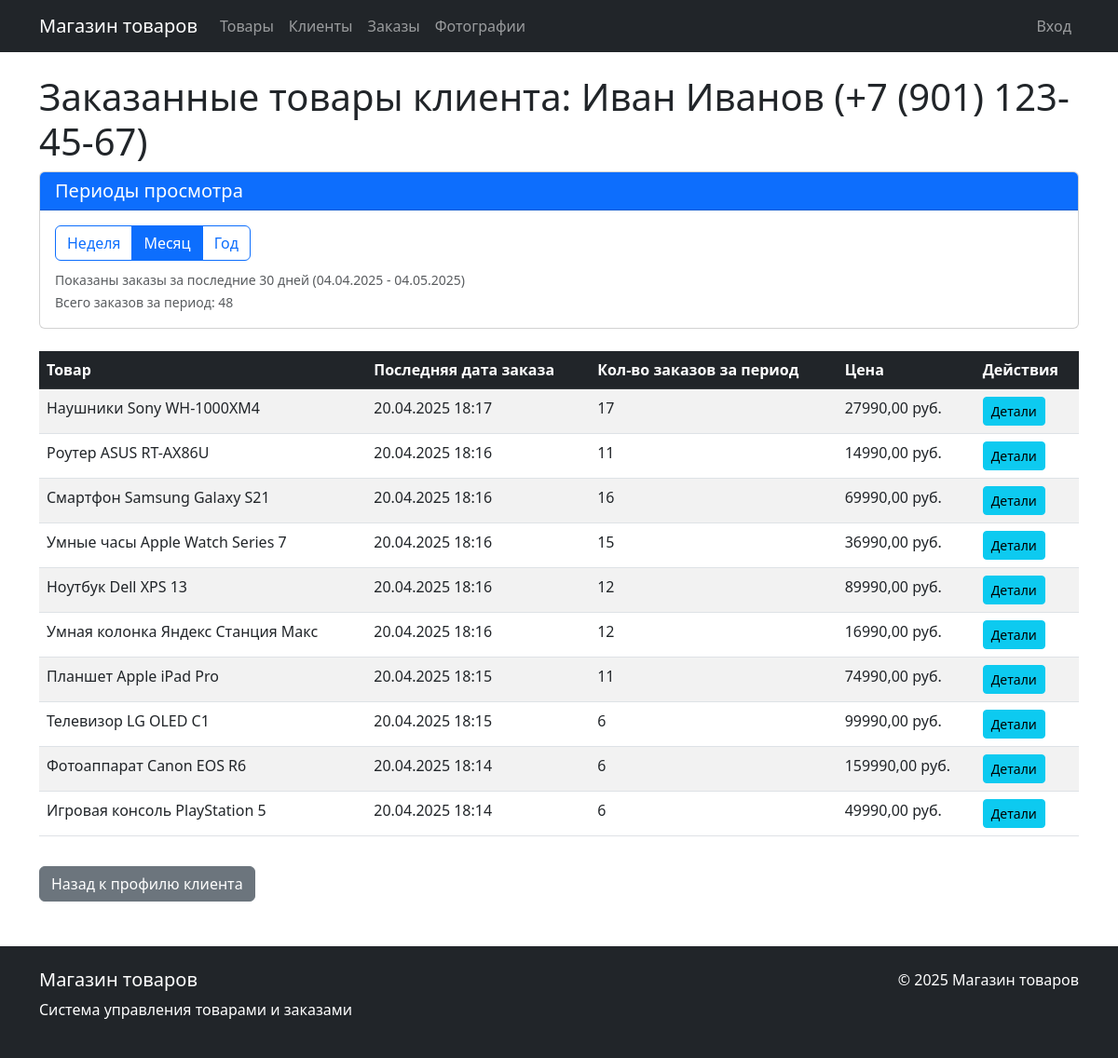
Page /myapp3/clients/1/products/?period=month on the committed database.
### myapp2/models.py (models this page shows, shortened)
class Client(models.Model):
    user = models.OneToOneField(
        User,
        on_delete=models.CASCADE,
        related_name='client_profile'
    )
    phone = models.CharField(
        'Телефон',
        max_length=20,
        validators=[
            validate_non_empty,
            RegexValidator(
                regex=r'^(\+?\d{1})?[\s\-]?\(?\d{3}\)?[\s\-]?\d{3}[\s\-]?\d{2}[\s\-]?\d{2}$',
                message='Введите номер в формате: +X (XXX) XXX-XX-XX'
            )
        ]
    )
    email = models.EmailField(
        'Электронная почта',
        validators=[
            EmailValidator(message="Введите корректный email адрес"),
            validate_non_empty
        ],
        unique=True
    )
    personal_discount = models.DecimalField(
        'Персональная скидка',
        max_digits=5,
        decimal_places=2,
        default=0,
        validators=[MinValueValidator(0), MaxValueValidator(30)]
    )
    registration_date = models.DateTimeField('Дата регистрации', auto_now_add=True)
    class Meta:
        verbose_name = 'Клиент'
        verbose_name_plural = 'Клиенты'
    def __str__(self):
        return f"{self.user.get_full_name()} ({self.phone})"

class Product(models.Model):
    DISCOUNT_TYPES = (
        ('add', 'Складывается с персональной'),
        ('max', 'Максимальная из доступных'),
        ('override', 'Перекрывает все скидки'),
    )
    name = models.CharField(
        'Название',
        max_length=100,
        validators=[
            validate_non_empty,
            RegexValidator(
                regex=r'^[a-zA-Zа-яА-ЯёЁ0-9\-\s]+$',
                message='Название может содержать только буквы, цифры и дефис'
            )
        ]
    )
    description = models.TextField('Описание', blank=True)
    price = models.DecimalField(
        'Цена',
        max_digits=10,
        decimal_places=2,
        validators=[MinValueValidator(0)]
    )
    quantity = models.PositiveIntegerField('Количество на складе', default=0)
    discount = models.DecimalField(
        'Скидка',
        max_digits=5,
        decimal_places=2,
        default=0,
        validators=[MinValueValidator(0), MaxValueValidator(30)]
    )
    discount_type = models.CharField(
        'Тип скидки',
        max_length=10,
        choices=DISCOUNT_TYPES,
        default='max'
    )
    added_date = models.DateTimeField('Дата добавления', auto_now_add=True)
    image = models.ImageField('Изображение', upload_to='products/', blank=True, null=True)
    class Meta:
        verbose_name = 'Товар'
        verbose_name_plural = 'Товары'
        ordering = ['-added_date']

class Order(models.Model):
    STATUS_CHOICES = [
        ('new', 'Новый'),
        ('processing', 'В обработке'),
        ('completed', 'Завершен'),
        ('canceled', 'Отменен')
    ]
    client = models.ForeignKey(
        Client,
        on_delete=models.CASCADE,
        related_name='orders',
        verbose_name='Клиент'
    )
    total_amount = models.DecimalField(
        'Сумма заказа',
        max_digits=10,
        decimal_places=2,
        default=0
    )
    order_date = models.DateTimeField('Дата заказа', auto_now_add=True)
    status = models.CharField(
        'Статус',
        max_length=20,
        choices=STATUS_CHOICES,
        default='new'
    )
    class Meta:
        verbose_name = 'Заказ'
        verbose_name_plural = 'Заказы'
        ordering = ['-order_date']

### myapp3/views.py (the view)
# urls.py: path('clients/<int:client_id>/products/', views.ClientOrderedProductsView.as_view(), name='client_ordered_products'),
class ClientOrderedProductsView(TemplateView):
    template_name = 'myapp3/client_ordered_products.html'
    def get_context_data(self, **kwargs):
        context = super().get_context_data(**kwargs)
        client_id = self.kwargs.get('client_id')
        client = get_object_or_404(Client, id=client_id)
        period = self.request.GET.get('period', 'week')  # По умолчанию показываем за неделю
        now = timezone.now()
        if period == 'week':
            start_date = now - timedelta(days=7)
            period_name = 'за последние 7 дней'
        elif period == 'month':
            start_date = now - timedelta(days=30)
            period_name = 'за последние 30 дней'
        elif period == 'year':
            start_date = now - timedelta(days=365)
            period_name = 'за последние 365 дней'
        else:
            start_date = now - timedelta(days=7)  # По умолчанию неделя
            period_name = 'за последние 7 дней'
        logger.debug(f'Период: {period}, начальная дата: {start_date}, конечная дата: {now}')
        orders = Order.objects.filter(
            client=client,
            order_date__gte=start_date,
            order_date__lte=now
        ).order_by('-order_date')
        order_count = orders.count()
        context['total_orders'] = order_count
        ordered_products = Product.objects.filter(
            orderitem__order__in=orders
        ).distinct()
        products_with_dates = []
        for product in ordered_products:
            order_items = OrderItem.objects.filter(
                product=product,
                order__in=orders
            ).order_by('-order__order_date')
            order_count = order_items.count()
            latest_order = order_items.first()
            latest_order_date = latest_order.order.order_date if latest_order else None
            products_with_dates.append({
                'product': product,
                'latest_order_date': latest_order_date,
                'order_count': order_count
            })
        products_with_dates.sort(key=lambda x: x['latest_order_date'] or timezone.now(), reverse=True)
        context.update({
            'client': client,
            'products_with_dates': products_with_dates,
            'period': period,
            'period_name': period_name,
            'start_date': start_date,
            'end_date': now,
        })
        return context

### myapp3/templates/myapp3/client_ordered_products.html (shortened to what this page needs)
{% extends "base.html" %}
{% block content %}
<div class="container mt-4">
    <h1>Заказанные товары клиента: {{ client }}</h1>
    <div class="card mb-4">
        <div class="card-header bg-primary text-white">
            <h5 class="mb-0">Периоды просмотра</h5>
        </div>
        <div class="card-body">
            <div class="btn-group" role="group">
                <a href="?period=week" class="btn btn-outline-primary {% if period == 'week' %}active{% endif %}">Неделя</a>
                <a href="?period=month" class="btn btn-outline-primary {% if period == 'month' %}active{% endif %}">Месяц</a>
                <a href="?period=year" class="btn btn-outline-primary {% if period == 'year' %}active{% endif %}">Год</a>
            </div>
            <div class="mt-2">
                <small class="text-muted">Показаны заказы {{ period_name }} ({{ start_date|date:"d.m.Y" }} - {{ end_date|date:"d.m.Y" }})</small>
                <br>
                <small class="text-muted">Всего заказов за период: {{ total_orders }}</small>
            </div>
        </div>
    </div>
    {% if products_with_dates %}
        <div class="table-responsive">
            <table class="table table-striped table-hover">
                <thead class="table-dark">
                    <tr>
                        <th>Товар</th>
                        <th>Последняя дата заказа</th>
                        <th>Кол-во заказов за период</th>
                        <th>Цена</th>
                        <th>Действия</th>
                    </tr>
                </thead>
                <tbody>
                    {% for item in products_with_dates %}
                        <tr>
                            <td>{{ item.product.name }}</td>
                            <td>{{ item.latest_order_date|date:"d.m.Y H:i" }}</td>
                            <td>{{ item.order_count }}</td>
                            <td>{{ item.product.price }} руб.</td>
                            <td>
                                <a href="{% url 'myapp2:product_detail' item.product.id %}" class="btn btn-sm btn-info">
                                    Детали
                                </a>
                            </td>
                        </tr>
                    {% endfor %}
                </tbody>
            </table>
        </div>
    {% else %}
        <div class="alert alert-info">
            Клиент не заказывал товары {{ period_name }}.
        </div>
    {% endif %}
    <div class="mt-3">
        <a href="{% url 'myapp2:client_detail' client.id %}" class="btn btn-secondary">Назад к профилю клиента</a>
    </div>
</div>
{% endblock %}

### rows in the picture
Client: user+phone "Иван Иванов (+7 (901) 123-45-67)"
Product: product.name "Наушники Sony WH-1000XM4", latest_order_date "20.04.2025 18:17", order_count "17", product.price "27990,00"
Product: product.name "Роутер ASUS RT-AX86U", latest_order_date "20.04.2025 18:16", order_count "11", product.price "14990,00"
Product: product.name "Смартфон Samsung Galaxy S21", latest_order_date "20.04.2025 18:16", order_count "16", product.price "69990,00"
Product: product.name "Умные часы Apple Watch Series 7", latest_order_date "20.04.2025 18:16", order_count "15", product.price "36990,00"
Product: product.name "Ноутбук Dell XPS 13", latest_order_date "20.04.2025 18:16", order_count "12", product.price "89990,00"
Product: product.name "Умная колонка Яндекс Станция Макс", latest_order_date "20.04.2025 18:16", order_count "12", product.price "16990,00"
Product: product.name "Планшет Apple iPad Pro", latest_order_date "20.04.2025 18:15", order_count "11", product.price "74990,00"
Product: product.name "Телевизор LG OLED C1", latest_order_date "20.04.2025 18:15", order_count "6", product.price "99990,00"
Product: product.name "Фотоаппарат Canon EOS R6", latest_order_date "20.04.2025 18:14", order_count "6", product.price "159990,00"
Product: product.name "Игровая консоль PlayStation 5", latest_order_date "20.04.2025 18:14", order_count "6", product.price "49990,00"

### other values in the picture
{{ period_name }} "за последние 30 дней"
{{ total_orders }} "48"
